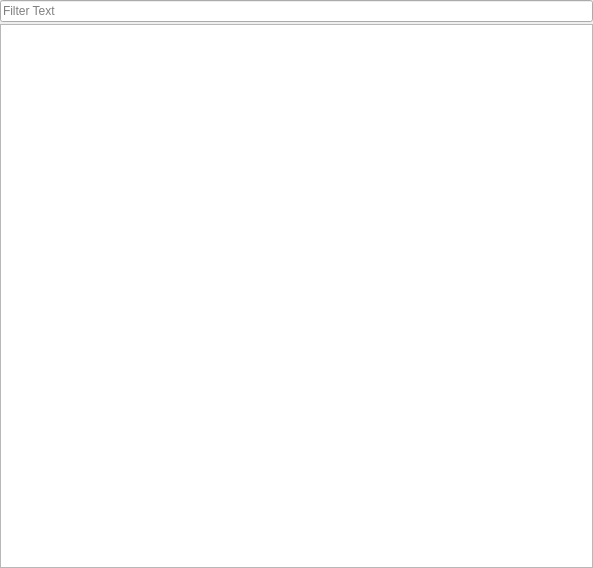
<?xml version="1.0" encoding="UTF-8"?>
<ui version="4.0">
 <class>csPdfUiTocWidget</class>
 <widget class="QWidget" name="csPdfUiTocWidget">
  <property name="geometry">
   <rect>
    <x>0</x>
    <y>0</y>
    <width>593</width>
    <height>568</height>
   </rect>
  </property>
  <property name="windowTitle">
   <string>Form</string>
  </property>
  <layout class="QVBoxLayout" name="verticalLayout">
   <property name="spacing">
    <number>2</number>
   </property>
   <property name="leftMargin">
    <number>0</number>
   </property>
   <property name="topMargin">
    <number>0</number>
   </property>
   <property name="rightMargin">
    <number>0</number>
   </property>
   <property name="bottomMargin">
    <number>0</number>
   </property>
   <item>
    <widget class="QLineEdit" name="filterEdit">
     <property name="placeholderText">
      <string>Filter Text</string>
     </property>
     <property name="clearButtonEnabled">
      <bool>true</bool>
     </property>
    </widget>
   </item>
   <item>
    <widget class="QTreeView" name="contentsView">
     <property name="editTriggers">
      <set>QAbstractItemView::NoEditTriggers</set>
     </property>
     <property name="alternatingRowColors">
      <bool>true</bool>
     </property>
     <property name="expandsOnDoubleClick">
      <bool>false</bool>
     </property>
     <attribute name="headerVisible">
      <bool>false</bool>
     </attribute>
    </widget>
   </item>
  </layout>
 </widget>
 <resources/>
 <connections/>
</ui>
